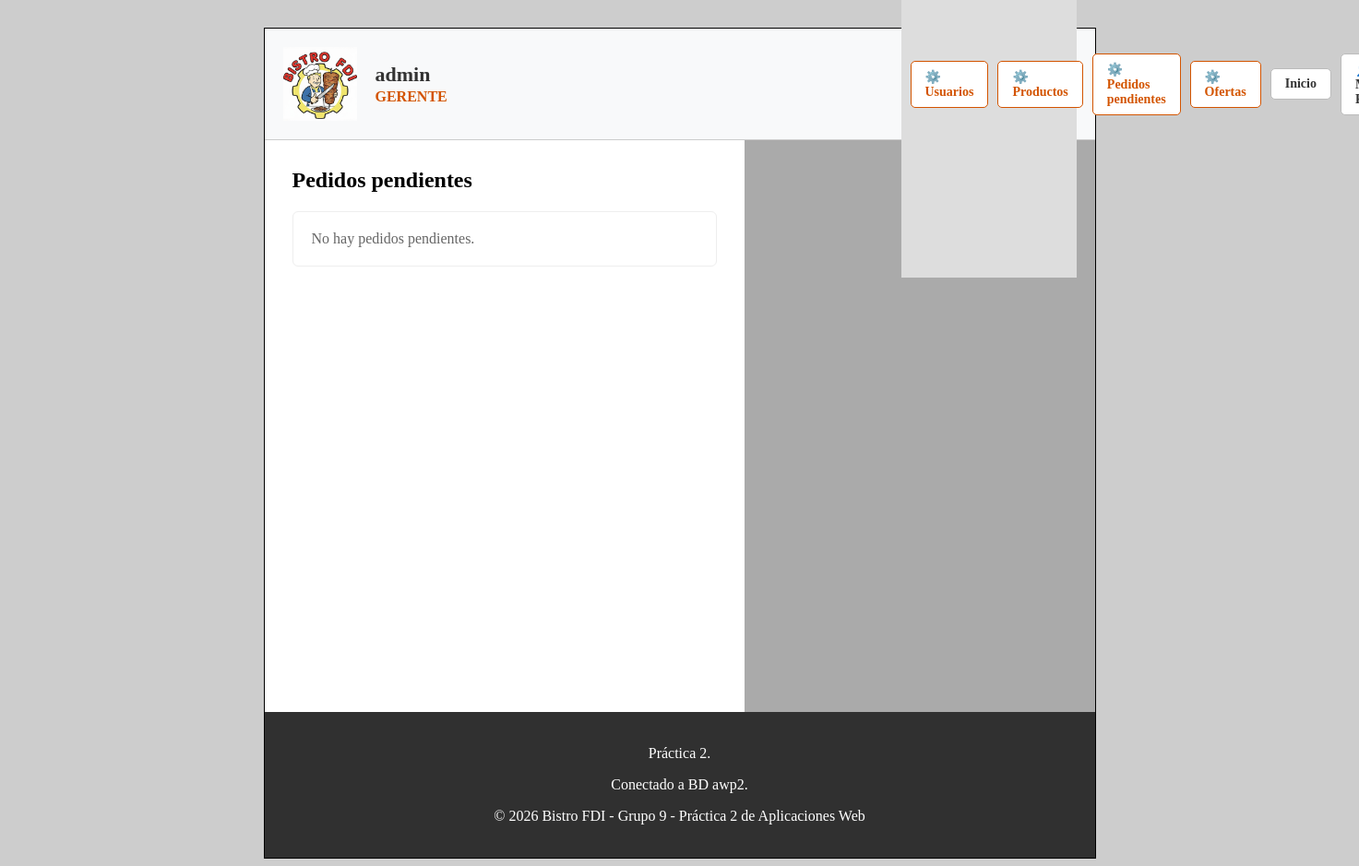
/admin/pedidos_pendientes.php (signed in), run on an earlier commit of the app's database.
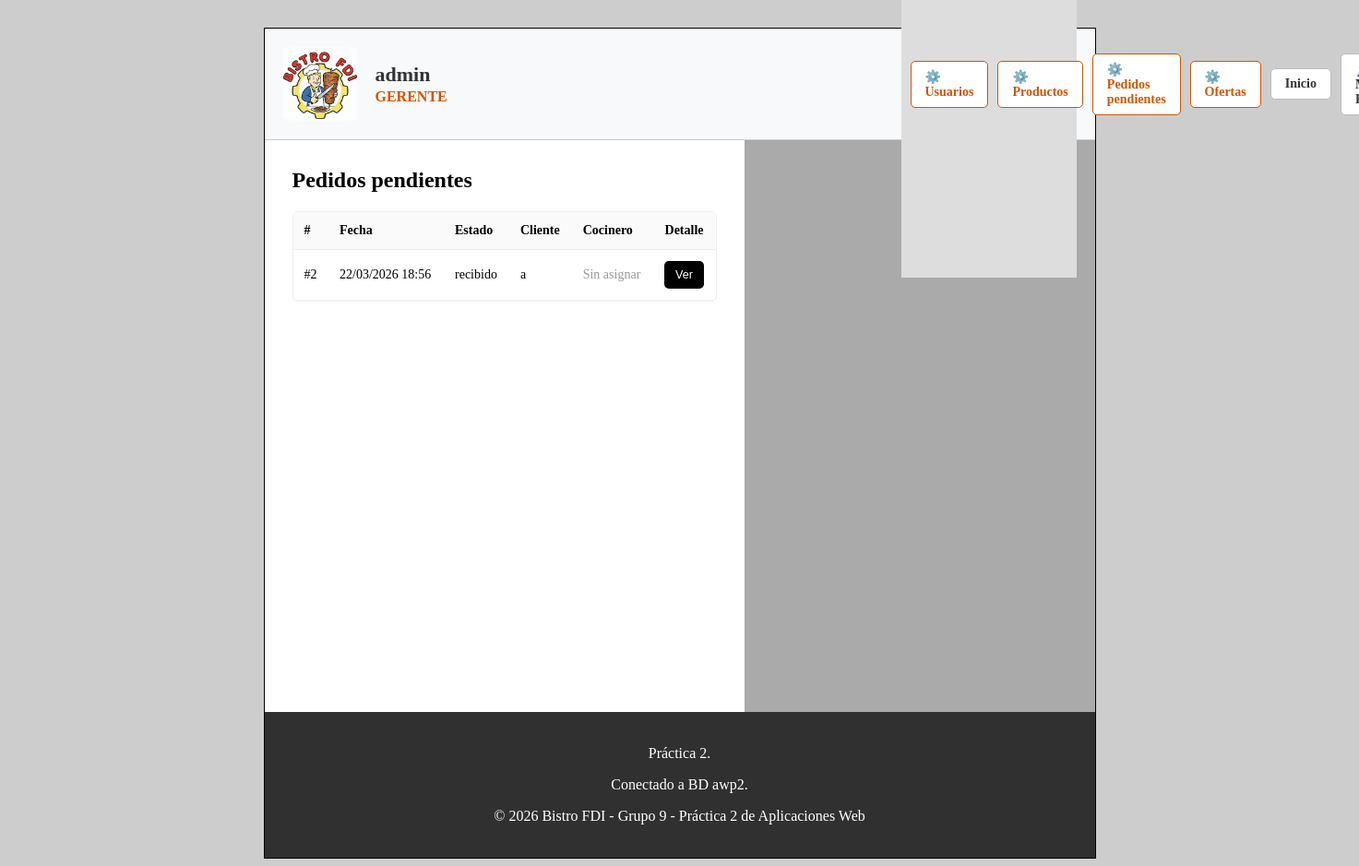
And on a later commit of the database.
### tables this page shows
CREATE TABLE `pedidos` (
  `id` int(11) NOT NULL,
  `id_usuario` int(11) NOT NULL,
  `id_cocinero` int(11) DEFAULT NULL,
  `numero_dia` int(11) NOT NULL,
  `fecha_hora` datetime DEFAULT current_timestamp(),
  `estado` enum('nuevo','recibido','en preparación','cocinando','listo cocina','terminado','entregado','cancelado') DEFAULT 'nuevo',
  `tipo` enum('local','llevar') NOT NULL,
  `total_sin_descuento` decimal(10,2) NOT NULL DEFAULT 0.00,
  `descuento_aplicado` decimal(10,2) NOT NULL DEFAULT 0.00,
  `total_iva` decimal(10,2) NOT NULL
);

CREATE TABLE `usuarios` (
  `id` int(11) NOT NULL,
  `nombre_usuario` varchar(50) NOT NULL,
  `email` varchar(100) NOT NULL,
  `nombre` varchar(50) NOT NULL,
  `apellidos` varchar(100) NOT NULL,
  `password` varchar(255) NOT NULL,
  `rol` enum('cliente','camarero','cocinero','gerente') DEFAULT 'cliente',
  `avatar` varchar(255) DEFAULT 'default.png',
  `bistrocoins` int(11) DEFAULT 0
);

### includes/clases/cocineros/Cocina.php (called while the page is built, shortened)
<?php
class Cocina
{
    public static function listaPedidosPendientesGerente()
    {
        $conn = Aplicacion::getInstance()->getConexionBd();
        $sql = "SELECT p.*,
                       uc.nombre_usuario AS cliente_user,
                       uc.nombre AS cliente_nombre,
                       uc.apellidos AS cliente_apellidos,
                       uco.nombre_usuario AS cocinero_user,
                       uco.avatar AS cocinero_avatar
                FROM pedidos p
                JOIN usuarios uc ON uc.id = p.id_usuario
                LEFT JOIN usuarios uco ON uco.id = p.id_cocinero
                WHERE p.estado IN ('recibido','en preparación','cocinando','listo cocina','terminado')
                ORDER BY p.fecha_hora ASC";
        $res = $conn->query($sql);
        $pedidos = [];
        if ($res) {
            while ($row = $res->fetch_assoc()) {
                $pedidos[] = $row;
            }
        }
        return $pedidos;
    }
}

### admin/pedidos_pendientes.php (the view, shortened to what this page needs)
<?php
$pedidos = Cocina::listaPedidosPendientesGerente();
$contenidoPrincipal = "<div style='max-width: 1100px; margin: 0 auto; padding: 20px;'>
<h1 style='margin-top:0;'>Pedidos pendientes</h1>
<div style='border:1px solid #eee; border-radius:6px; overflow:hidden; background:#fff;'>";
if (empty($pedidos)) {
    $contenidoPrincipal .= "<div style='padding:20px; color:#666;'>No hay pedidos pendientes.</div>";
} else {
    $contenidoPrincipal .= "
    <table style='width:100%; border-collapse:collapse; font-size:14px;'>
      <thead>
        <tr style='background:#fafafa; border-bottom:1px solid #eee;'>
          <th style='padding:12px; text-align:left;'>#</th>
          <th style='padding:12px; text-align:left;'>Fecha</th>
          <th style='padding:12px; text-align:left;'>Estado</th>
          <th style='padding:12px; text-align:left;'>Cliente</th>
          <th style='padding:12px; text-align:left;'>Cocinero</th>
          <th style='padding:12px; text-align:center;'>Detalle</th>
        </tr>
      </thead>
      <tbody>";
    foreach ($pedidos as $p) {
        $num = htmlspecialchars($p['numero_dia']);
        $fecha = date('d/m/Y H:i', strtotime($p['fecha_hora']));
        $estado = htmlspecialchars($p['estado']);
        $cliente = htmlspecialchars($p['cliente_user']);
        $cocineroHtml = "<span style='color:#999;'>Sin asignar</span>";
        $contenidoPrincipal .= "
        <tr style='border-bottom:1px solid #f2f2f2;'>
          <td style='padding:12px;'>#{$num}</td>
          <td style='padding:12px;'>{$fecha}</td>
          <td style='padding:12px;'>{$estado}</td>
          <td style='padding:12px;'>{$cliente}</td>
          <td style='padding:12px;'>{$cocineroHtml}</td>
          <td style='padding:12px; text-align:center;'>
            <a href='pedido_pendiente.php?id={$p['id']}'>
              <button style='padding:8px 12px; background:black; color:white; border:none; border-radius:5px; cursor:pointer;'>
                Ver
              </button>
            </a>
          </td>
        </tr>";
    }
    $contenidoPrincipal .= "</tbody></table>";
}
$contenidoPrincipal .= "</div></div>";
require RAIZ_APP . '/vistas/plantillas/plantilla.php';

What changed in the data, as far as the page shows it:
added pedidos: numero_dia "2", fecha_hora "22/03/2026 18:56", estado "recibido", id_usuario.nombre_usuario "a"
Also different on the page:
text no longer shown: "No hay pedidos pendientes."
text now shown: "# Fecha Estado Cliente Cocinero Detalle"
